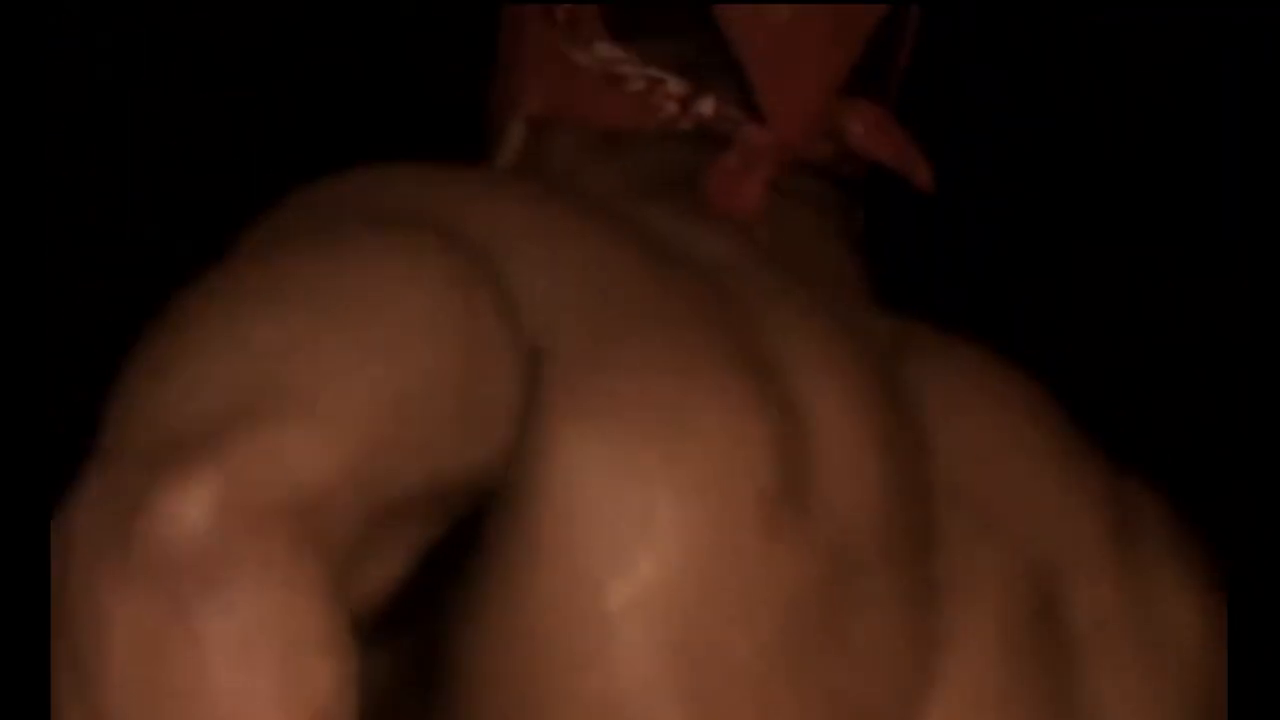
#> input picture frame 16 of Resources/ricardo.mp4, 1280 x 720 px
$ python OpenCV-Ex4-Haar-ROI.py
#> lines starting #> are read from the running program, lines starting #| are printed output that depends on the picture; after the words box and inside, x2 and y2 are one past the last pixel; in counts of white or black regions, pixels touching at a corner belong together
import cv2
import numpy as np

faceCascade = cv2.CascadeClassifier('Resources/haarcascade_frontalface_default.xml')
smileCascade = cv2.CascadeClassifier('Resources/haarcascade_smile.xml')
eyeCascade = cv2.CascadeClassifier('Resources/haarcascade_eye.xml')

capture = cv2.VideoCapture('Resources/ricardo.mp4')
#capture = cv2.VideoCapture(0)
capture.set(3, 1920)
capture.set(4, 1080)

while True:
    success, img = capture.read()
#> img is the input picture: shape (720, 1280, 3); mean B, G, R 15.1, 25.2, 48
    imgGray = cv2.cvtColor(img, cv2.COLOR_BGR2GRAY)
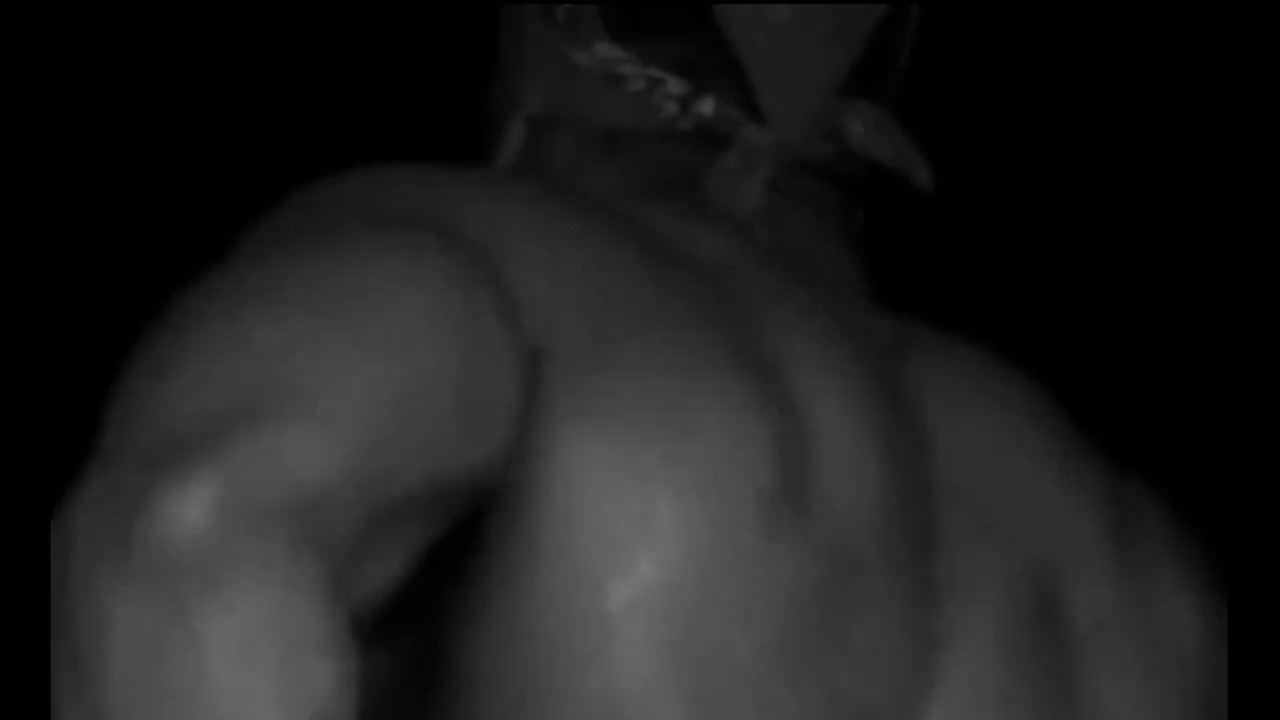
#> imgGray: shape (720, 1280); min 0, max 118, mean 30.9
    imgGray = cv2.cvtColor(imgGray, cv2.COLOR_GRAY2BGR)
#> imgGray: shape (720, 1280, 3)
    faces = faceCascade.detectMultiScale(imgGray, 1.05, 3)
#> faces = ()
    smiles = smileCascade.detectMultiScale(imgGray, 1.3, 25)
#> smiles = ()
    for (x, y, w, h) in faces:
        cv2.rectangle(img, (x, y), (x + w, y + h), (255, 0, 0), 2)
        roiImg = img[y:y + h, x:x + w].copy()
        imgGray[y:y + h, x:x + w] = roiImg
#> this loop made 0 passes
    for (sx, sy, sw, sh) in smiles:
        cv2.rectangle(imgGray, (sx, sy), (sx + sw, sy + sh), (0, 255, 0), 2)
        cv2.putText(imgGray, 'Smile', (sx, sy - 10), cv2.FONT_HERSHEY_SIMPLEX, 0.9, (0, 255, 0), 2)

    cv2.imshow('Frame', imgGray)
    cv2.moveWindow('Frame', 100, 20)
    if cv2.waitKey(1) == ord('q'):
#> (key q is pressed here)
        break

capture.release()
cv2.destroyAllWindows()

$ run again, starting later in the video
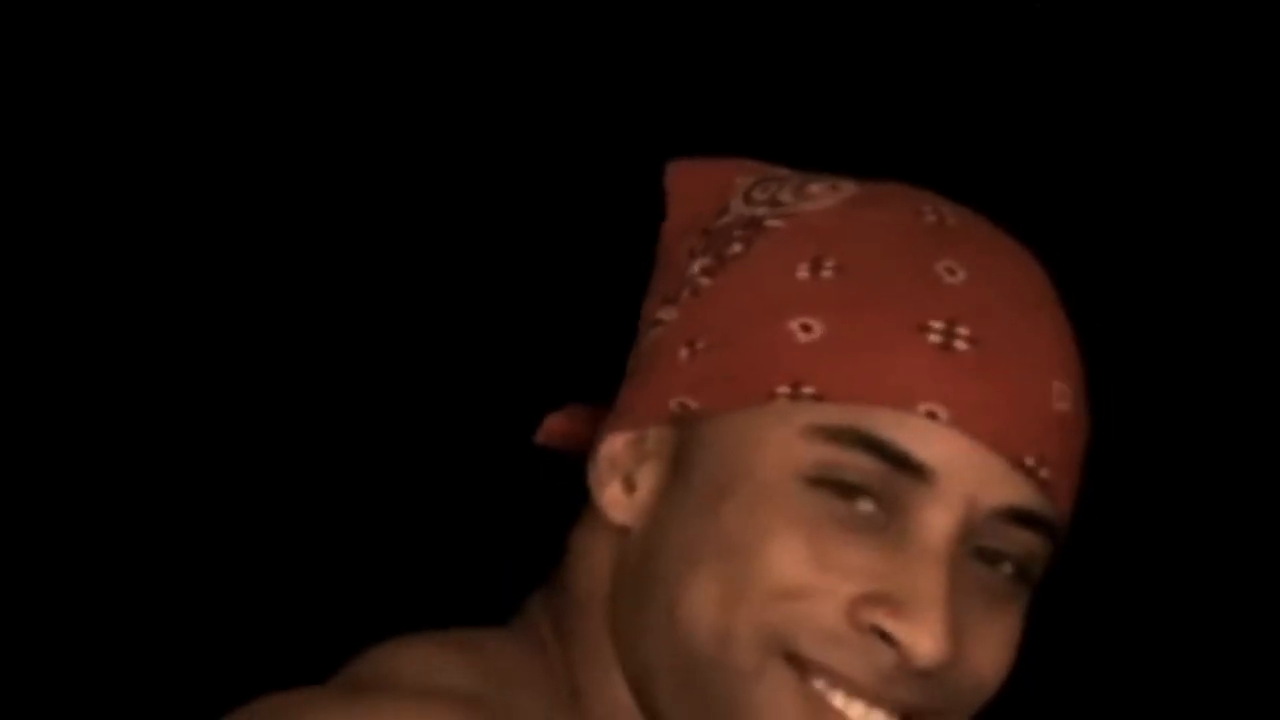
#> input picture frame 73 of Resources/ricardo.mp4, 1280 x 720 px
#> img is the input picture: shape (720, 1280, 3); mean B, G, R 9.5, 14.4, 28.4
#> faces = [[636, 304, 59, 59], [575, 428, 100, 100]]
#> smiles = ()
#> the loop `for (x, y, w, h) in faces:` made 2 passes
#> after the loop `for (x, y, w, h) in faces:`:
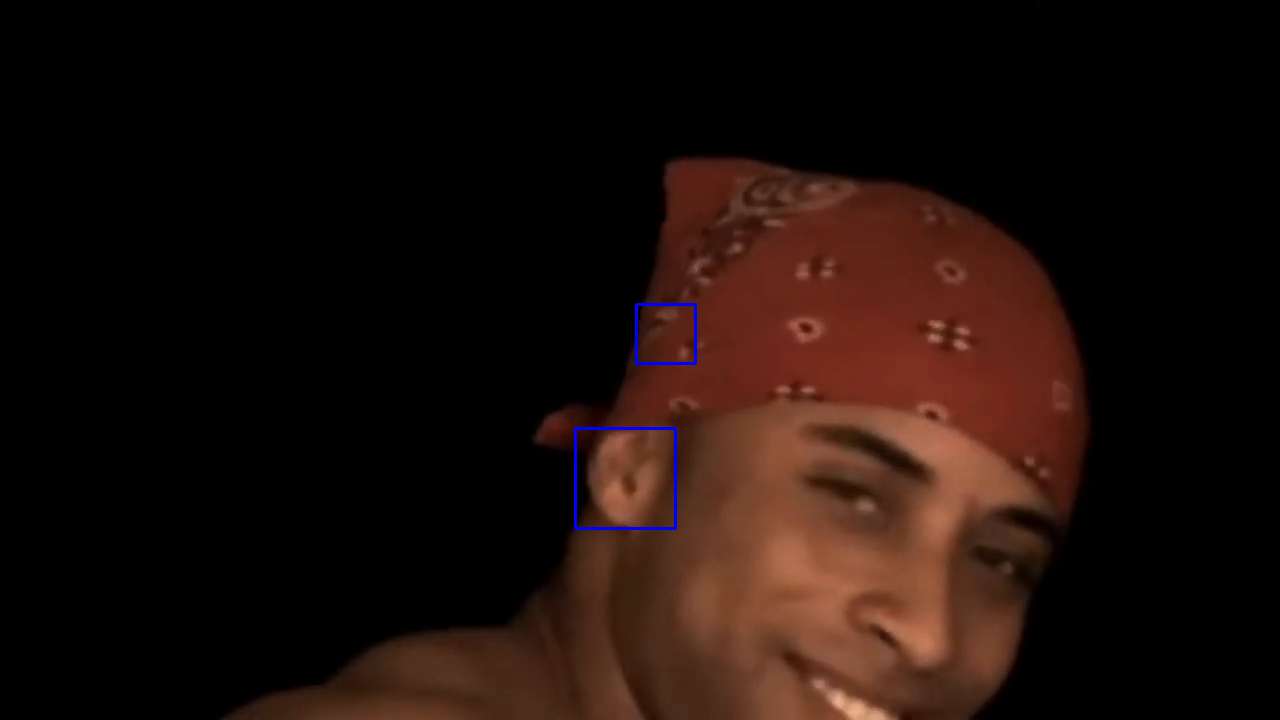
#> img: shape (720, 1280, 3); 0.21% of pixels changed, all inside (x1, y1, x2, y2) = (574, 303, 697, 530)
#> after the loop `for (x, y, w, h) in faces:`:
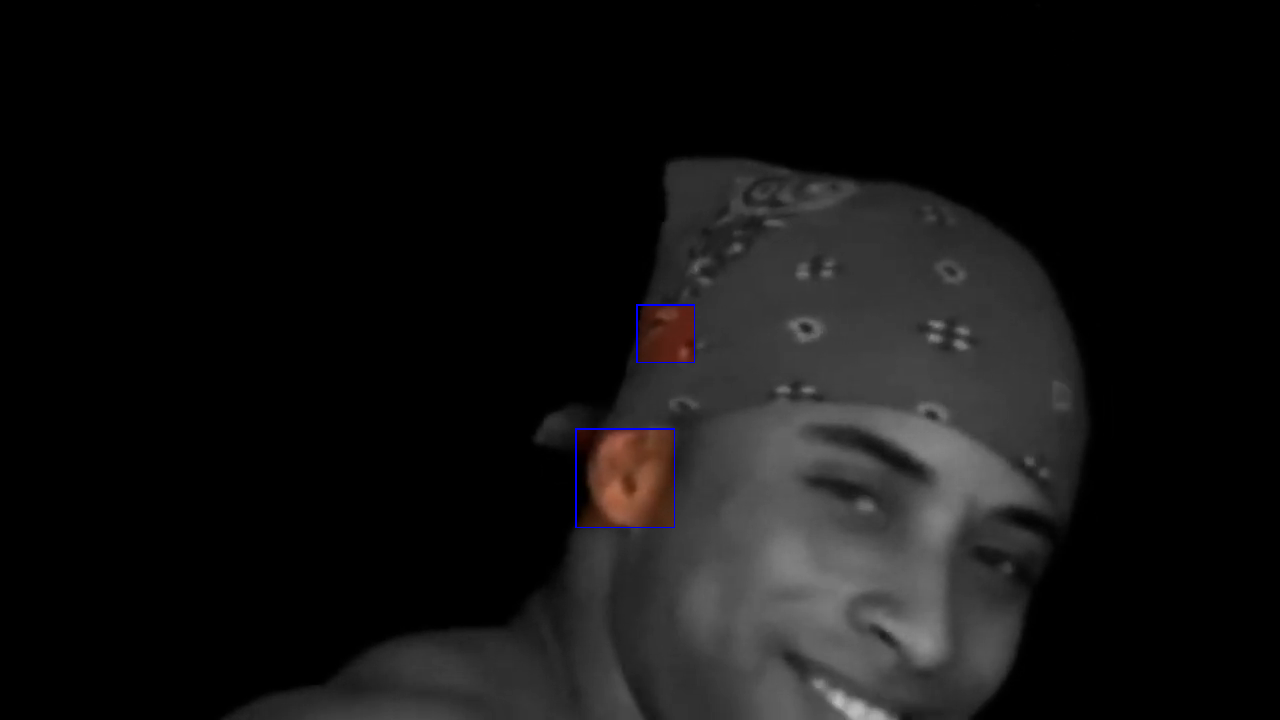
#> imgGray: shape (720, 1280, 3); mean B, G, R 17.9, 17.9, 18.4

$ run again, starting later in the video
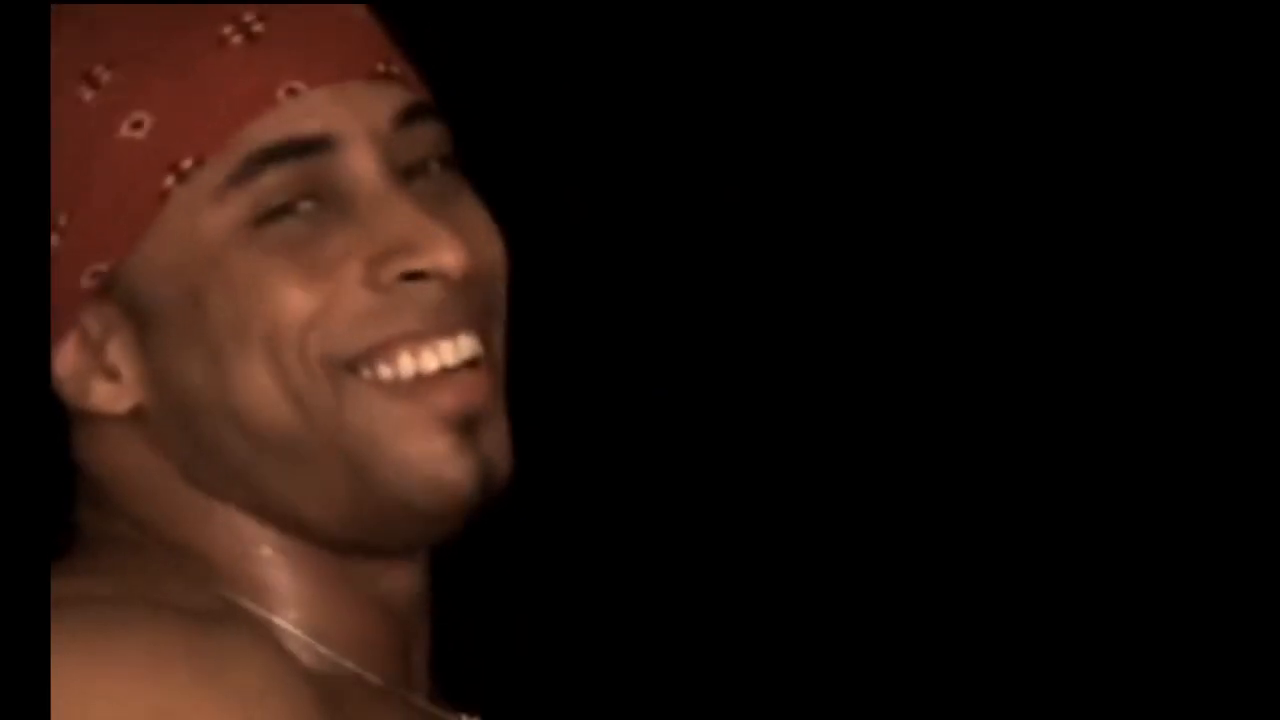
#> input picture frame 131 of Resources/ricardo.mp4, 1280 x 720 px
#> img is the input picture: shape (720, 1280, 3); mean B, G, R 11.6, 17.1, 31.4
#> `imgGray = cv2.cvtColor(img, cv2.COLOR_BGR2GRAY)`:
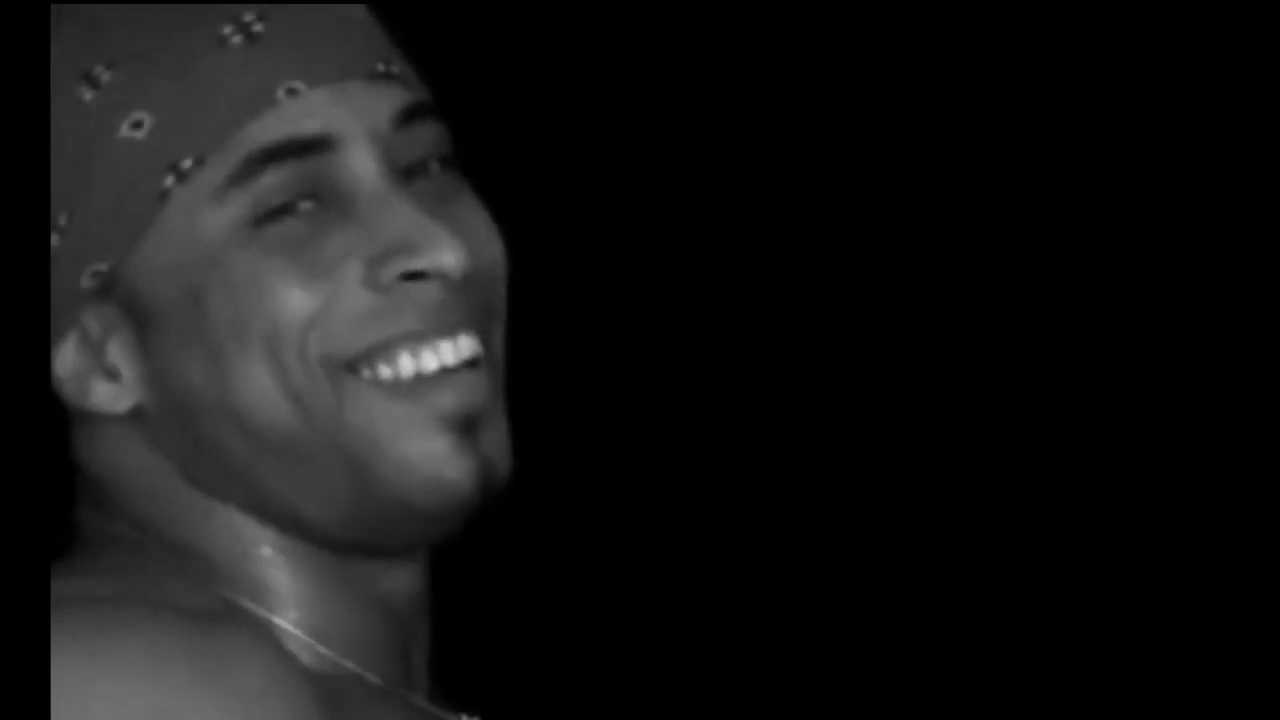
#> imgGray: shape (720, 1280); min 0, max 212, mean 20.7
#> faces = ()
